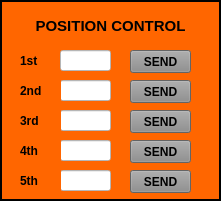
   <widget class="QFrame" name="positionFrame">
    <property name="geometry">
     <rect>
      <x>180</x>
      <y>0</y>
      <width>221</width>
      <height>201</height>
     </rect>
    </property>
    <property name="palette">
     <palette>
      <active>
       <colorrole role="Button">
        <brush brushstyle="SolidPattern">
         <color alpha="255">
          <red>255</red>
          <green>102</green>
          <blue>0</blue>
         </color>
        </brush>
       </colorrole>
       <colorrole role="Midlight">
        <brush brushstyle="SolidPattern">
         <color alpha="255">
          <red>77</red>
          <green>77</green>
          <blue>77</blue>
         </color>
        </brush>
       </colorrole>
       <colorrole role="Text">
        <brush brushstyle="SolidPattern">
         <color alpha="255">
          <red>255</red>
          <green>102</green>
          <blue>0</blue>
         </color>
        </brush>
       </colorrole>
       <colorrole role="Base">
        <brush brushstyle="SolidPattern">
         <color alpha="255">
          <red>255</red>
          <green>102</green>
          <blue>0</blue>
         </color>
        </brush>
       </colorrole>
       <colorrole role="Window">
        <brush brushstyle="SolidPattern">
         <color alpha="255">
          <red>255</red>
          <green>102</green>
          <blue>0</blue>
         </color>
        </brush>
       </colorrole>
      </active>
      <inactive>
       <colorrole role="Button">
        <brush brushstyle="SolidPattern">
         <color alpha="255">
          <red>255</red>
          <green>102</green>
          <blue>0</blue>
         </color>
        </brush>
       </colorrole>
       <colorrole role="Midlight">
        <brush brushstyle="SolidPattern">
         <color alpha="255">
          <red>77</red>
          <green>77</green>
          <blue>77</blue>
         </color>
        </brush>
       </colorrole>
       <colorrole role="Text">
        <brush brushstyle="SolidPattern">
         <color alpha="255">
          <red>255</red>
          <green>102</green>
          <blue>0</blue>
         </color>
        </brush>
       </colorrole>
       <colorrole role="Base">
        <brush brushstyle="SolidPattern">
         <color alpha="255">
          <red>255</red>
          <green>102</green>
          <blue>0</blue>
         </color>
        </brush>
       </colorrole>
       <colorrole role="Window">
        <brush brushstyle="SolidPattern">
         <color alpha="255">
          <red>255</red>
          <green>102</green>
          <blue>0</blue>
         </color>
        </brush>
       </colorrole>
      </inactive>
      <disabled>
       <colorrole role="Button">
        <brush brushstyle="SolidPattern">
         <color alpha="255">
          <red>255</red>
          <green>102</green>
          <blue>0</blue>
         </color>
        </brush>
       </colorrole>
       <colorrole role="Midlight">
        <brush brushstyle="SolidPattern">
         <color alpha="255">
          <red>77</red>
          <green>77</green>
          <blue>77</blue>
         </color>
        </brush>
       </colorrole>
       <colorrole role="Text">
        <brush brushstyle="SolidPattern">
         <color alpha="255">
          <red>120</red>
          <green>120</green>
          <blue>120</blue>
         </color>
        </brush>
       </colorrole>
       <colorrole role="Base">
        <brush brushstyle="SolidPattern">
         <color alpha="255">
          <red>255</red>
          <green>102</green>
          <blue>0</blue>
         </color>
        </brush>
       </colorrole>
       <colorrole role="Window">
        <brush brushstyle="SolidPattern">
         <color alpha="255">
          <red>255</red>
          <green>102</green>
          <blue>0</blue>
         </color>
        </brush>
       </colorrole>
      </disabled>
     </palette>
    </property>
    <property name="styleSheet">
     <string notr="true">background-color: rgb(255, 102, 0);</string>
    </property>
    <property name="frameShape">
     <enum>QFrame::Panel</enum>
    </property>
    <property name="frameShadow">
     <enum>QFrame::Plain</enum>
    </property>
    <property name="lineWidth">
     <number>2</number>
    </property>
    <property name="midLineWidth">
     <number>9</number>
    </property>
    <widget class="QLabel" name="label_8">
     <property name="geometry">
      <rect>
       <x>10</x>
       <y>16</y>
       <width>201</width>
       <height>20</height>
      </rect>
     </property>
     <property name="font">
      <font>
       <pointsize>11</pointsize>
       <weight>75</weight>
       <bold>true</bold>
      </font>
     </property>
     <property name="text">
      <string>POSITION CONTROL</string>
     </property>
     <property name="alignment">
      <set>Qt::AlignCenter</set>
     </property>
    </widget>
    <widget class="QLabel" name="label">
     <property name="geometry">
      <rect>
       <x>20</x>
       <y>50</y>
       <width>41</width>
       <height>21</height>
      </rect>
     </property>
     <property name="font">
      <font>
       <weight>75</weight>
       <bold>true</bold>
      </font>
     </property>
     <property name="text">
      <string>1st</string>
     </property>
    </widget>
    <widget class="QLineEdit" name="firstAxisLine">
     <property name="geometry">
      <rect>
       <x>60</x>
       <y>50</y>
       <width>51</width>
       <height>21</height>
      </rect>
     </property>
     <property name="styleSheet">
      <string notr="true">background-color: rgb(255, 255, 255);</string>
     </property>
    </widget>
    <widget class="QPushButton" name="firstAxisManipButton">
     <property name="geometry">
      <rect>
       <x>130</x>
       <y>50</y>
       <width>61</width>
       <height>23</height>
      </rect>
     </property>
     <property name="font">
      <font>
       <weight>75</weight>
       <bold>true</bold>
      </font>
     </property>
     <property name="styleSheet">
      <string notr="true">
background-color: rgb(140, 140, 140);</string>
     </property>
     <property name="text">
      <string>SEND</string>
     </property>
    </widget>
    <widget class="QLineEdit" name="secondAxisLine">
     <property name="geometry">
      <rect>
       <x>60</x>
       <y>80</y>
       <width>51</width>
       <height>21</height>
      </rect>
     </property>
     <property name="styleSheet">
      <string notr="true">background-color: rgb(255, 255, 255);</string>
     </property>
    </widget>
    <widget class="QPushButton" name="secondAxisManipButton">
     <property name="geometry">
      <rect>
       <x>130</x>
       <y>80</y>
       <width>61</width>
       <height>23</height>
      </rect>
     </property>
     <property name="font">
      <font>
       <weight>75</weight>
       <bold>true</bold>
      </font>
     </property>
     <property name="styleSheet">
      <string notr="true">
background-color: rgb(140, 140, 140);</string>
     </property>
     <property name="text">
      <string>SEND</string>
     </property>
    </widget>
    <widget class="QLabel" name="label_2">
     <property name="geometry">
      <rect>
       <x>20</x>
       <y>80</y>
       <width>41</width>
       <height>21</height>
      </rect>
     </property>
     <property name="font">
      <font>
       <weight>75</weight>
       <bold>true</bold>
      </font>
     </property>
     <property name="text">
      <string>2nd</string>
     </property>
    </widget>
    <widget class="QLineEdit" name="thirdAxisLine">
     <property name="geometry">
      <rect>
       <x>60</x>
       <y>110</y>
       <width>51</width>
       <height>21</height>
      </rect>
     </property>
     <property name="styleSheet">
      <string notr="true">background-color: rgb(255, 255, 255);</string>
     </property>
    </widget>
    <widget class="QPushButton" name="thirdAxisManipButton">
     <property name="geometry">
      <rect>
       <x>130</x>
       <y>110</y>
       <width>61</width>
       <height>23</height>
      </rect>
     </property>
     <property name="font">
      <font>
       <weight>75</weight>
       <bold>true</bold>
      </font>
     </property>
     <property name="styleSheet">
      <string notr="true">
background-color: rgb(140, 140, 140);</string>
     </property>
     <property name="text">
      <string>SEND</string>
     </property>
    </widget>
    <widget class="QLabel" name="label_3">
     <property name="geometry">
      <rect>
       <x>20</x>
       <y>110</y>
       <width>41</width>
       <height>21</height>
      </rect>
     </property>
     <property name="font">
      <font>
       <weight>75</weight>
       <bold>true</bold>
      </font>
     </property>
     <property name="text">
      <string>3rd</string>
     </property>
    </widget>
    <widget class="QLineEdit" name="fourthAxisLine">
     <property name="geometry">
      <rect>
       <x>60</x>
       <y>140</y>
       <width>51</width>
       <height>21</height>
      </rect>
     </property>
     <property name="styleSheet">
      <string notr="true">background-color: rgb(255, 255, 255);</string>
     </property>
    </widget>
    <widget class="QPushButton" name="fourthAxisManipButton">
     <property name="geometry">
      <rect>
       <x>130</x>
       <y>140</y>
       <width>61</width>
       <height>23</height>
      </rect>
     </property>
     <property name="font">
      <font>
       <weight>75</weight>
       <bold>true</bold>
      </font>
     </property>
     <property name="styleSheet">
      <string notr="true">
background-color: rgb(140, 140, 140);</string>
     </property>
     <property name="text">
      <string>SEND</string>
     </property>
    </widget>
    <widget class="QLabel" name="label_4">
     <property name="geometry">
      <rect>
       <x>20</x>
       <y>140</y>
       <width>41</width>
       <height>21</height>
      </rect>
     </property>
     <property name="font">
      <font>
       <weight>75</weight>
       <bold>true</bold>
      </font>
     </property>
     <property name="text">
      <string>4th</string>
     </property>
    </widget>
    <widget class="QLineEdit" name="fifthAxisLine">
     <property name="geometry">
      <rect>
       <x>60</x>
       <y>170</y>
       <width>51</width>
       <height>21</height>
      </rect>
     </property>
     <property name="styleSheet">
      <string notr="true">background-color: rgb(255, 255, 255);</string>
     </property>
    </widget>
    <widget class="QPushButton" name="fifthAxisManipButton">
     <property name="geometry">
      <rect>
       <x>130</x>
       <y>170</y>
       <width>61</width>
       <height>23</height>
      </rect>
     </property>
     <property name="font">
      <font>
       <weight>75</weight>
       <bold>true</bold>
      </font>
     </property>
     <property name="styleSheet">
      <string notr="true">
background-color: rgb(140, 140, 140);</string>
     </property>
     <property name="text">
      <string>SEND</string>
     </property>
    </widget>
    <widget class="QLabel" name="label_5">
     <property name="geometry">
      <rect>
       <x>20</x>
       <y>170</y>
       <width>41</width>
       <height>21</height>
      </rect>
     </property>
     <property name="font">
      <font>
       <weight>75</weight>
       <bold>true</bold>
      </font>
     </property>
     <property name="text">
      <string>5th</string>
     </property>
    </widget>
   </widget>
